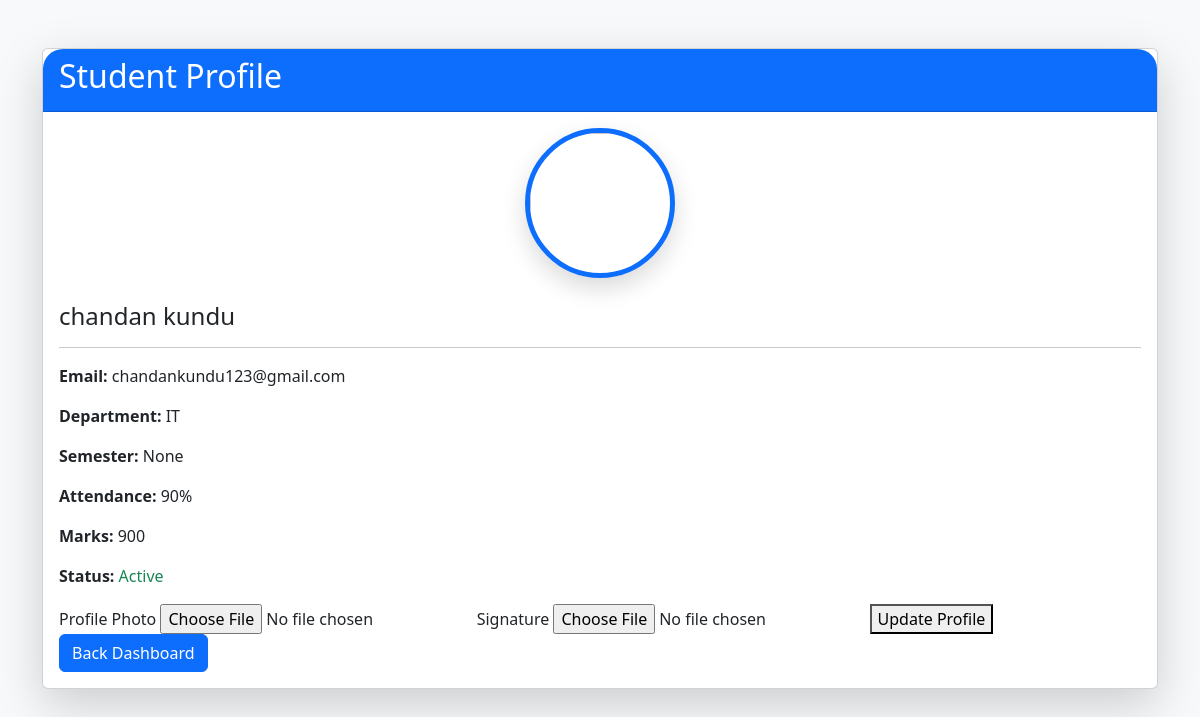
The page /student_profile (signed in) on the database its author committed.
### models.py (models this page shows)
class Student(db.Model):
    id = db.Column(db.Integer, primary_key=True)
    roll_number = db.Column(db.String(50), unique=True)
    name = db.Column(db.String(100))
    email = db.Column(db.String(100))
    department = db.Column(db.String(100))
    password = db.Column(db.String(100))
    attendance = db.Column(db.Integer, default=0)
    marks = db.Column(db.Integer, default=0)
    semester = db.Column(db.String(50))
    photo = db.Column(db.String(200))
    signature = db.Column(db.String(200))

### app.py (the view, shortened to what this page needs)
@app.route("/student_profile", methods=["GET", "POST"])
def student_profile():
    if "student_id" not in session:
        return redirect("/student_login")
    student = Student.query.get(session["student_id"])
    return render_template(
        "student_profile.html",
        student=student
    )

### templates/student_profile.html (shortened to what this page needs)
<!DOCTYPE html>
<html>
<head>
    <link href="https://cdn.jsdelivr.net/npm/bootstrap@5.3.3/dist/css/bootstrap.min.css" rel="stylesheet">
</head>
<body class="bg-light">
<div class="container mt-5">
    <div class="card shadow-lg">
        <div class="card-header bg-primary text-white">
            <h2>Student Profile</h2>
        </div>
        <div class="card-body">
            <div class="text-center mb-4">
    {% if student.photo %}
        <img src="{{ url_for('static', filename='uploads/photos/' + student.photo) }}"
             class="profile-photo">
    {% else %}
        <img src="https://cdn-icons-png.flaticon.com/512/3135/3135715.png"
             class="profile-photo">
    {% endif %}
</div>
            <h4>{{ student.name }}</h4>
            <hr>
            <p><b>Email:</b> {{ student.email }}</p>
            <p><b>Department:</b> {{ student.department }}</p>
            <p><b>Semester:</b> {{ student.semester }}</p>
            <p><b>Attendance:</b> {{ student.attendance }}%</p>
            <p><b>Marks:</b> {{ student.marks }}</p>
            <p><b>Status:</b>
                <span class="text-success">
                    Active
                </span>
            </p>
            <form method="POST" enctype="multipart/form-data">
    <label>Profile Photo</label>
    <input type="file" name="photo">
    <label>Signature</label>
    <input type="file" name="signature">
    <button type="submit">
        Update Profile
    </button>
</form>
            <a href="/student_dashboard"
               class="btn btn-primary">
               Back Dashboard
            </a>
        </div>
    </div>
</div>
</body>
</html>

### templates/student_profile.html (style rules this page uses)
.profile-photo { width:150px; height:150px; border-radius:50%; object-fit:cover; border:5px solid #0d6efd; box-shadow:0 10px 25px rgba(0,0,0,.15); }
.card { border:none; border-radius:20px; }
.card-header { border-radius:20px 20px 0 0 !important; }

### rows shown on the page
Student: name "chandan kundu", email "chandankundu123@gmail.com", department "IT", semester "None", attendance "90", marks "900"
